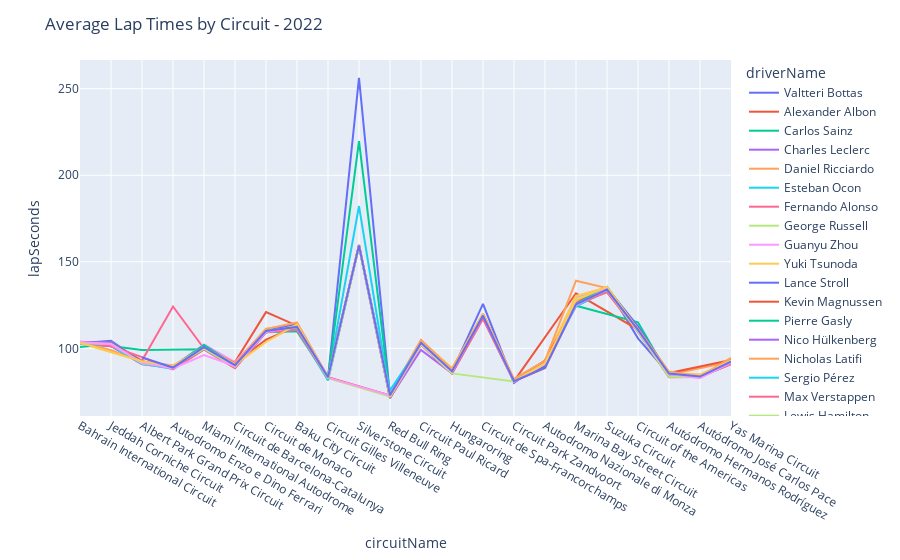

This figure's notebook cell:
### Code cell
df = lapTimesAnalysis[(lapTimesAnalysis['raceYear']==year)&(lapTimesAnalysis['driverName'].isin(driverList))].groupby(by=['circuitName','raceYear','driverName']).mean().reset_index().sort_values(by='raceId')[['raceYear','lap','lapSeconds','driverName','circuitName']]

fig = px.line(
    data_frame = df,
    x='circuitName',
    y='lapSeconds',
    color='driverName',
)

fig.update_layout(
    title_text=f'Average Lap Times by Circuit - {year}',
)
fig.show()

### Figure 1 — Plotly figure (JSON) as saved in the notebook; plotly's stock layout.template omitted (floating-point values rounded to 4 significant figures)
{"data": [{"hovertemplate": "driverName=Valtteri Bottas<br>circuitName=%{x}<br>lapSeconds=%{y}<extra></extra>", "legendgroup": "Valtteri Bottas", "line": {"color": "#636efa", "dash": "solid"}, "marker": {"symbol": "circle"}, "mode": "lines", "name": "Valtteri Bottas", "orientation": "v", "showlegend": true, "type": "scatter", "x": ["Bahrain International Circuit", "Jeddah Corniche Circuit", "Albert Park Grand Prix Circuit", "Autodromo Enzo e Dino Ferrari", "Miami International Autodrome", "Circuit de Barcelona-Catalunya", "Circuit de Monaco", "Baku City Circuit", "Circuit Gilles Villeneuve", "Silverstone Circuit", "Red Bull Ring", "Circuit Paul Ricard", "Hungaroring", "Circuit de Spa-Francorchamps", "Circuit Park Zandvoort", "Autodromo Nazionale di Monza", "Marina Bay Street Circuit", "Suzuka Circuit", "Circuit of the Americas", "Autódromo Hermanos Rodríguez", "Autódromo José Carlos Pace", "Yas Marina Circuit"], "xaxis": "x", "y": [103.0, 104.4, 91.98, 88.43, 99.81, 89.4, 110.0, 113.0, 82.96, 256.3, 72.63, 103.4, 86.48, 125.7, 80.01, 92.84, 125.9, 135.4, 105.8, 85.13, 83.61, 92.91], "yaxis": "y"}, {"hovertemplate": "driverName=Alexander Albon<br>circuitName=%{x}<br>lapSeconds=%{y}<extra></extra>", "legendgroup": "Alexander Albon", "line": {"color": "#EF553B", "dash": "solid"}, "marker": {"symbol": "circle"}, "mode": "lines", "name": "Alexander Albon", "orientation": "v", "showlegend": true, "type": "scatter", "x": ["Bahrain International Circuit", "Jeddah Corniche Circuit", "Albert Park Grand Prix Circuit", "Autodromo Enzo e Dino Ferrari", "Miami International Autodrome", "Circuit de Barcelona-Catalunya", "Circuit de Monaco", "Baku City Circuit", "Circuit Gilles Villeneuve", "Red Bull Ring", "Circuit Paul Ricard", "Hungaroring", "Circuit de Spa-Francorchamps", "Circuit Park Zandvoort", "Marina Bay Street Circuit", "Circuit of the Americas", "Autódromo Hermanos Rodríguez", "Autódromo José Carlos Pace", "Yas Marina Circuit"], "xaxis": "x", "y": [103.6, 103.3, 92.17, 89.39, 99.94, 92.04, 120.9, 113.1, 83.24, 72.7, 103.2, 87.58, 119.4, 81.02, 131.8, 110.8, 85.17, 83.8, 92.73], "yaxis": "y"}, {"hovertemplate": "driverName=Carlos Sainz<br>circuitName=%{x}<br>lapSeconds=%{y}<extra></extra>", "legendgroup": "Carlos Sainz", "line": {"color": "#00cc96", "dash": "solid"}, "marker": {"symbol": "circle"}, "mode": "lines", "name": "Carlos Sainz", "orientation": "v", "showlegend": true, "type": "scatter", "x": ["Bahrain International Circuit", "Jeddah Corniche Circuit", "Albert Park Grand Prix Circuit", "Miami International Autodrome", "Circuit de Barcelona-Catalunya", "Circuit de Monaco", "Baku City Circuit", "Circuit Gilles Villeneuve", "Silverstone Circuit", "Red Bull Ring", "Circuit Paul Ricard", "Hungaroring", "Circuit de Spa-Francorchamps", "Circuit Park Zandvoort", "Autodromo Nazionale di Monza", "Marina Bay Street Circuit", "Circuit of the Americas", "Autódromo Hermanos Rodríguez", "Autódromo José Carlos Pace", "Yas Marina Circuit"], "xaxis": "x", "y": [102.8, 101.3, 99.03, 99.52, 89.18, 109.2, 109.8, 82.61, 159.0, 71.16, 102.5, 85.58, 117.7, 80.82, 91.18, 124.6, 115.0, 84.15, 83.35, 91.22], "yaxis": "y"}, {"hovertemplate": "driverName=Charles Leclerc<br>circuitName=%{x}<br>lapSeconds=%{y}<extra></extra>", "legendgroup": "Charles Leclerc", "line": {"color": "#ab63fa", "dash": "solid"}, "marker": {"symbol": "circle"}, "mode": "lines", "name": "Charles Leclerc", "orientation": "v", "showlegend": true, "type": "scatter", "x": ["Bahrain International Circuit", "Jeddah Corniche Circuit", "Albert Park Grand Prix Circuit", "Autodromo Enzo e Dino Ferrari", "Miami International Autodrome", "Circuit de Barcelona-Catalunya", "Circuit de Monaco", "Baku City Circuit", "Circuit Gilles Villeneuve", "Silverstone Circuit", "Red Bull Ring", "Circuit Paul Ricard", "Hungaroring", "Circuit de Spa-Francorchamps", "Circuit Park Zandvoort", "Autodromo Nazionale di Monza", "Marina Bay Street Circuit", "Suzuka Circuit", "Circuit of the Americas", "Autódromo Hermanos Rodríguez", "Autódromo José Carlos Pace", "Yas Marina Circuit"], "xaxis": "x", "y": [102.7, 101.2, 90.8, 88.64, 99.44, 89.69, 109.3, 114.3, 82.81, 159.2, 71.33, 99.11, 85.6, 118.7, 80.75, 91.13, 124.5, 133.2, 109.6, 84.3, 83.42, 90.94], "yaxis": "y"}, {"hovertemplate": "driverName=Daniel Ricciardo<br>circuitName=%{x}<br>lapSeconds=%{y}<extra></extra>", "legendgroup": "Daniel Ricciardo", "line": {"color": "#FFA15A", "dash": "solid"}, "marker": {"symbol": "circle"}, "mode": "lines", "name": "Daniel Ricciardo", "orientation": "v", "showlegend": true, "type": "scatter", "x": ["Bahrain International Circuit", "Jeddah Corniche Circuit", "Albert Park Grand Prix Circuit", "Autodromo Enzo e Dino Ferrari", "Miami International Autodrome", "Circuit de Barcelona-Catalunya", "Circuit de Monaco", "Baku City Circuit", "Circuit Gilles Villeneuve", "Silverstone Circuit", "Red Bull Ring", "Circuit Paul Ricard", "Hungaroring", "Circuit de Spa-Francorchamps", "Circuit Park Zandvoort", "Autodromo Nazionale di Monza", "Marina Bay Street Circuit", "Suzuka Circuit", "Circuit of the Americas", "Autódromo Hermanos Rodríguez", "Yas Marina Circuit"], "xaxis": "x", "y": [103.7, 103.6, 91.73, 90.17, 100.0, 90.46, 110.1, 112.5, 83.21, 159.7, 72.58, 103.1, 87.14, 119.5, 81.12, 88.49, 125.3, 134.9, 111.1, 84.85, 92.23], "yaxis": "y"}, {"hovertemplate": "driverName=Esteban Ocon<br>circuitName=%{x}<br>lapSeconds=%{y}<extra></extra>", "legendgroup": "Esteban Ocon", "line": {"color": "#19d3f3", "dash": "solid"}, "marker": {"symbol": "circle"}, "mode": "lines", "name": "Esteban Ocon", "orientation": "v", "showlegend": true, "type": "scatter", "x": ["Bahrain International Circuit", "Jeddah Corniche Circuit", "Albert Park Grand Prix Circuit", "Autodromo Enzo e Dino Ferrari", "Miami International Autodrome", "Circuit de Barcelona-Catalunya", "Circuit de Monaco", "Baku City Circuit", "Circuit Gilles Villeneuve", "Silverstone Circuit", "Red Bull Ring", "Circuit Paul Ricard", "Hungaroring", "Circuit de Spa-Francorchamps", "Circuit Park Zandvoort", "Autodromo Nazionale di Monza", "Marina Bay Street Circuit", "Suzuka Circuit", "Circuit of the Americas", "Autódromo Hermanos Rodríguez", "Autódromo José Carlos Pace", "Yas Marina Circuit"], "xaxis": "x", "y": [103.0, 102.3, 91.87, 89.36, 99.87, 89.63, 110.0, 112.8, 82.94, 182.2, 72.29, 103.0, 86.77, 118.8, 80.89, 91.24, 129.9, 133.7, 110.8, 85.02, 83.56, 91.78], "yaxis": "y"}, {"hovertemplate": "driverName=Fernando Alonso<br>circuitName=%{x}<br>lapSeconds=%{y}<extra></extra>", "legendgroup": "Fernando Alonso", "line": {"color": "#FF6692", "dash": "solid"}, "marker": {"symbol": "circle"}, "mode": "lines", "name": "Fernando Alonso", "orientation": "v", "showlegend": true, "type": "scatter", "x": ["Bahrain International Circuit", "Jeddah Corniche Circuit", "Albert Park Grand Prix Circuit", "Autodromo Enzo e Dino Ferrari", "Miami International Autodrome", "Circuit de Barcelona-Catalunya", "Circuit de Monaco", "Baku City Circuit", "Circuit Gilles Villeneuve", "Silverstone Circuit", "Red Bull Ring", "Circuit Paul Ricard", "Hungaroring", "Circuit de Spa-Francorchamps", "Circuit Park Zandvoort", "Autodromo Nazionale di Monza", "Marina Bay Street Circuit", "Suzuka Circuit", "Circuit of the Americas", "Autódromo Hermanos Rodríguez", "Autódromo José Carlos Pace", "Yas Marina Circuit"], "xaxis": "x", "y": [103.1, 103.3, 92.93, 124.2, 99.85, 89.96, 109.9, 112.4, 82.95, 159.2, 72.61, 102.7, 86.73, 118.8, 80.85, 88.78, 127.7, 133.9, 110.5, 84.92, 83.43, 93.09], "yaxis": "y"}, {"hovertemplate": "driverName=George Russell<br>circuitName=%{x}<br>lapSeconds=%{y}<extra></extra>", "legendgroup": "George Russell", "line": {"color": "#B6E880", "dash": "solid"}, "marker": {"symbol": "circle"}, "mode": "lines", "name": "George Russell", "orientation": "v", "showlegend": true, "type": "scatter", "x": ["Bahrain International Circuit", "Jeddah Corniche Circuit", "Albert Park Grand Prix Circuit", "Autodromo Enzo e Dino Ferrari", "Miami International Autodrome", "Circuit de Barcelona-Catalunya", "Circuit de Monaco", "Baku City Circuit", "Circuit Gilles Villeneuve", "Red Bull Ring", "Circuit Paul Ricard", "Hungaroring", "Circuit de Spa-Francorchamps", "Circuit Park Zandvoort", "Autodromo Nazionale di Monza", "Marina Bay Street Circuit", "Suzuka Circuit", "Circuit of the Americas", "Autódromo Hermanos Rodríguez", "Autódromo José Carlos Pace", "Yas Marina Circuit"], "xaxis": "x", "y": [102.9, 101.8, 91.24, 88.42, 99.7, 88.99, 109.4, 111.6, 82.77, 72.16, 102.2, 85.55, 117.8, 80.65, 91.15, 128.7, 134.0, 110.3, 84.03, 83.3, 91.41], "yaxis": "y"}, {"hovertemplate": "driverName=Guanyu Zhou<br>circuitName=%{x}<br>lapSeconds=%{y}<extra></extra>", "legendgroup": "Guanyu Zhou", "line": {"color": "#FF97FF", "dash": "solid"}, "marker": {"symbol": "circle"}, "mode": "lines", "name": "Guanyu Zhou", "orientation": "v", "showlegend": true, "type": "scatter", "x": ["Bahrain International Circuit", "Jeddah Corniche Circuit", "Albert Park Grand Prix Circuit", "Autodromo Enzo e Dino Ferrari", "Miami International Autodrome", "Circuit de Barcelona-Catalunya", "Circuit de Monaco", "Baku City Circuit", "Circuit Gilles Villeneuve", "Red Bull Ring", "Circuit Paul Ricard", "Hungaroring", "Circuit de Spa-Francorchamps", "Circuit Park Zandvoort", "Autodromo Nazionale di Monza", "Marina Bay Street Circuit", "Suzuka Circuit", "Circuit of the Americas", "Autódromo Hermanos Rodríguez", "Autódromo José Carlos Pace", "Yas Marina Circuit"], "xaxis": "x", "y": [103.1, 102.8, 92.21, 89.54, 102.2, 91.98, 111.1, 114.4, 82.98, 72.79, 104.5, 87.15, 119.5, 81.11, 91.23, 129.9, 135.4, 110.9, 85.33, 83.71, 92.72], "yaxis": "y"}, {"hovertemplate": "driverName=Yuki Tsunoda<br>circuitName=%{x}<br>lapSeconds=%{y}<extra></extra>", "legendgroup": "Yuki Tsunoda", "line": {"color": "#FECB52", "dash": "solid"}, "marker": {"symbol": "circle"}, "mode": "lines", "name": "Yuki Tsunoda", "orientation": "v", "showlegend": true, "type": "scatter", "x": ["Bahrain International Circuit", "Albert Park Grand Prix Circuit", "Autodromo Enzo e Dino Ferrari", "Miami International Autodrome", "Circuit de Barcelona-Catalunya", "Circuit de Monaco", "Baku City Circuit", "Circuit Gilles Villeneuve", "Silverstone Circuit", "Red Bull Ring", "Circuit Paul Ricard", "Hungaroring", "Circuit de Spa-Francorchamps", "Circuit Park Zandvoort", "Autodromo Nazionale di Monza", "Marina Bay Street Circuit", "Suzuka Circuit", "Circuit of the Americas", "Autódromo Hermanos Rodríguez", "Autódromo José Carlos Pace", "Yas Marina Circuit"], "xaxis": "x", "y": [103.1, 92.51, 88.72, 100.1, 90.02, 111.5, 113.1, 81.9, 159.8, 72.92, 104.4, 88.66, 119.5, 81.58, 92.86, 130.4, 135.0, 110.8, 85.63, 84.95, 92.33], "yaxis": "y"}, {"hovertemplate": "driverName=Lance Stroll<br>circuitName=%{x}<br>lapSeconds=%{y}<extra></extra>", "legendgroup": "Lance Stroll", "line": {"color": "#636efa", "dash": "solid"}, "marker": {"symbol": "circle"}, "mode": "lines", "name": "Lance Stroll", "orientation": "v", "showlegend": true, "type": "scatter", "x": ["Bahrain International Circuit", "Jeddah Corniche Circuit", "Albert Park Grand Prix Circuit", "Autodromo Enzo e Dino Ferrari", "Miami International Autodrome", "Circuit de Barcelona-Catalunya", "Circuit de Monaco", "Baku City Circuit", "Circuit Gilles Villeneuve", "Silverstone Circuit", "Red Bull Ring", "Circuit Paul Ricard", "Hungaroring", "Circuit de Spa-Francorchamps", "Circuit Park Zandvoort", "Autodromo Nazionale di Monza", "Marina Bay Street Circuit", "Suzuka Circuit", "Circuit of the Americas", "Autódromo Hermanos Rodríguez", "Autódromo José Carlos Pace", "Yas Marina Circuit"], "xaxis": "x", "y": [103.5, 103.5, 92.24, 89.31, 100.0, 90.81, 110.2, 114.3, 83.14, 159.5, 72.77, 103.1, 86.88, 119.5, 80.91, 89.49, 125.4, 134.9, 112.6, 85.52, 83.63, 92.12], "yaxis": "y"}, {"hovertemplate": "driverName=Kevin Magnussen<br>circuitName=%{x}<br>lapSeconds=%{y}<extra></extra>", "legendgroup": "Kevin Magnussen", "line": {"color": "#EF553B", "dash": "solid"}, "marker": {"symbol": "circle"}, "mode": "lines", "name": "Kevin Magnussen", "orientation": "v", "showlegend": true, "type": "scatter", "x": ["Bahrain International Circuit", "Jeddah Corniche Circuit", "Albert Park Grand Prix Circuit", "Autodromo Enzo e Dino Ferrari", "Miami International Autodrome", "Circuit de Barcelona-Catalunya", "Circuit de Monaco", "Baku City Circuit", "Circuit Gilles Villeneuve", "Silverstone Circuit", "Red Bull Ring", "Circuit Paul Ricard", "Hungaroring", "Circuit de Spa-Francorchamps", "Circuit Park Zandvoort", "Autodromo Nazionale di Monza", "Marina Bay Street Circuit", "Suzuka Circuit", "Circuit of the Americas", "Autódromo Hermanos Rodríguez", "Yas Marina Circuit"], "xaxis": "x", "y": [103.0, 102.5, 92.46, 88.94, 100.2, 91.46, 105.0, 112.6, 83.57, 159.5, 72.51, 104.0, 87.56, 119.8, 81.11, 92.93, 126.0, 135.4, 110.7, 85.67, 93.27], "yaxis": "y"}, {"hovertemplate": "driverName=Pierre Gasly<br>circuitName=%{x}<br>lapSeconds=%{y}<extra></extra>", "legendgroup": "Pierre Gasly", "line": {"color": "#00cc96", "dash": "solid"}, "marker": {"symbol": "circle"}, "mode": "lines", "name": "Pierre Gasly", "orientation": "v", "showlegend": true, "type": "scatter", "x": ["Bahrain International Circuit", "Jeddah Corniche Circuit", "Albert Park Grand Prix Circuit", "Autodromo Enzo e Dino Ferrari", "Miami International Autodrome", "Circuit de Barcelona-Catalunya", "Circuit de Monaco", "Baku City Circuit", "Circuit Gilles Villeneuve", "Silverstone Circuit", "Red Bull Ring", "Circuit Paul Ricard", "Hungaroring", "Circuit de Spa-Francorchamps", "Circuit Park Zandvoort", "Autodromo Nazionale di Monza", "Marina Bay Street Circuit", "Suzuka Circuit", "Circuit of the Americas", "Autódromo Hermanos Rodríguez", "Autódromo José Carlos Pace", "Yas Marina Circuit"], "xaxis": "x", "y": [100.8, 102.4, 92.12, 89.4, 101.9, 90.48, 110.1, 112.2, 83.24, 219.8, 72.82, 103.2, 87.07, 119.2, 80.97, 91.21, 125.6, 135.4, 110.8, 85.14, 83.67, 92.74], "yaxis": "y"}, {"hovertemplate": "driverName=Nico Hülkenberg<br>circuitName=%{x}<br>lapSeconds=%{y}<extra></extra>", "legendgroup": "Nico Hülkenberg", "line": {"color": "#ab63fa", "dash": "solid"}, "marker": {"symbol": "circle"}, "mode": "lines", "name": "Nico Hülkenberg", "orientation": "v", "showlegend": true, "type": "scatter", "x": ["Bahrain International Circuit", "Jeddah Corniche Circuit"], "xaxis": "x", "y": [103.8, 103.0], "yaxis": "y"}, {"hovertemplate": "driverName=Nicholas Latifi<br>circuitName=%{x}<br>lapSeconds=%{y}<extra></extra>", "legendgroup": "Nicholas Latifi", "line": {"color": "#FFA15A", "dash": "solid"}, "marker": {"symbol": "circle"}, "mode": "lines", "name": "Nicholas Latifi", "orientation": "v", "showlegend": true, "type": "scatter", "x": ["Bahrain International Circuit", "Jeddah Corniche Circuit", "Albert Park Grand Prix Circuit", "Autodromo Enzo e Dino Ferrari", "Miami International Autodrome", "Circuit de Barcelona-Catalunya", "Circuit de Monaco", "Baku City Circuit", "Circuit Gilles Villeneuve", "Silverstone Circuit", "Red Bull Ring", "Circuit Paul Ricard", "Hungaroring", "Circuit de Spa-Francorchamps", "Circuit Park Zandvoort", "Autodromo Nazionale di Monza", "Marina Bay Street Circuit", "Suzuka Circuit", "Circuit of the Americas", "Autódromo Hermanos Rodríguez", "Autódromo José Carlos Pace", "Yas Marina Circuit"], "xaxis": "x", "y": [103.8, 98.88, 92.58, 89.58, 100.2, 91.33, 111.1, 114.9, 83.45, 159.7, 73.47, 104.9, 87.75, 120.1, 82.32, 92.89, 139.1, 134.8, 111.3, 86.55, 83.82, 94.47], "yaxis": "y"}, {"hovertemplate": "driverName=Sergio Pérez<br>circuitName=%{x}<br>lapSeconds=%{y}<extra></extra>", "legendgroup": "Sergio Pérez", "line": {"color": "#19d3f3", "dash": "solid"}, "marker": {"symbol": "circle"}, "mode": "lines", "name": "Sergio Pérez", "orientation": "v", "showlegend": true, "type": "scatter", "x": ["Bahrain International Circuit", "Jeddah Corniche Circuit", "Albert Park Grand Prix Circuit", "Autodromo Enzo e Dino Ferrari", "Miami International Autodrome", "Circuit de Barcelona-Catalunya", "Circuit de Monaco", "Baku City Circuit", "Circuit Gilles Villeneuve", "Silverstone Circuit", "Red Bull Ring", "Circuit Paul Ricard", "Hungaroring", "Circuit de Spa-Francorchamps", "Circuit Park Zandvoort", "Autodromo Nazionale di Monza", "Marina Bay Street Circuit", "Suzuka Circuit", "Circuit of the Americas", "Autódromo Hermanos Rodríguez", "Autódromo José Carlos Pace", "Yas Marina Circuit"], "xaxis": "x", "y": [103.0, 101.4, 91.16, 88.01, 99.56, 88.69, 109.2, 111.1, 81.37, 159.1, 75.7, 102.3, 85.59, 117.5, 80.85, 91.2, 124.3, 133.3, 109.6, 83.59, 83.49, 90.97], "yaxis": "y"}, {"hovertemplate": "driverName=Max Verstappen<br>circuitName=%{x}<br>lapSeconds=%{y}<extra></extra>", "legendgroup": "Max Verstappen", "line": {"color": "#FF6692", "dash": "solid"}, "marker": {"symbol": "circle"}, "mode": "lines", "name": "Max Verstappen", "orientation": "v", "showlegend": true, "type": "scatter", "x": ["Bahrain International Circuit", "Jeddah Corniche Circuit", "Albert Park Grand Prix Circuit", "Autodromo Enzo e Dino Ferrari", "Miami International Autodrome", "Circuit de Barcelona-Catalunya", "Circuit de Monaco", "Baku City Circuit", "Circuit Gilles Villeneuve", "Silverstone Circuit", "Red Bull Ring", "Circuit Paul Ricard", "Hungaroring", "Circuit de Spa-Francorchamps", "Circuit Park Zandvoort", "Autodromo Nazionale di Monza", "Marina Bay Street Circuit", "Suzuka Circuit", "Circuit of the Americas", "Autódromo Hermanos Rodríguez", "Autódromo José Carlos Pace", "Yas Marina Circuit"], "xaxis": "x", "y": [103.7, 101.2, 94.89, 87.75, 99.37, 88.49, 109.2, 110.7, 82.6, 159.4, 71.35, 101.9, 85.37, 117.1, 80.59, 91.09, 125.4, 132.3, 109.5, 83.33, 83.44, 90.79], "yaxis": "y"}, {"hovertemplate": "driverName=Lewis Hamilton<br>circuitName=%{x}<br>lapSeconds=%{y}<extra></extra>", "legendgroup": "Lewis Hamilton", "line": {"color": "#B6E880", "dash": "solid"}, "marker": {"symbol": "circle"}, "mode": "lines", "name": "Lewis Hamilton", "orientation": "v", "showlegend": true, "type": "scatter", "x": ["Bahrain International Circuit", "Jeddah Corniche Circuit", "Albert Park Grand Prix Circuit", "Autodromo Enzo e Dino Ferrari", "Miami International Autodrome", "Circuit de Barcelona-Catalunya", "Circuit de Monaco", "Baku City Circuit", "Circuit Gilles Villeneuve", "Silverstone Circuit", "Red Bull Ring", "Circuit Paul Ricard", "Hungaroring", "Circuit Park Zandvoort", "Autodromo Nazionale di Monza", "Marina Bay Street Circuit", "Suzuka Circuit", "Circuit of the Americas", "Autódromo Hermanos Rodríguez", "Autódromo José Carlos Pace", "Yas Marina Circuit"], "xaxis": "x", "y": [102.9, 102.7, 91.29, 89.41, 99.75, 89.32, 110.0, 112.1, 82.7, 159.2, 71.91, 102.1, 85.48, 80.77, 91.19, 125.5, 133.7, 109.6, 83.55, 83.32, 91.95], "yaxis": "y"}, {"hovertemplate": "driverName=Lando Norris<br>circuitName=%{x}<br>lapSeconds=%{y}<extra></extra>", "legendgroup": "Lando Norris", "line": {"color": "#FF97FF", "dash": "solid"}, "marker": {"symbol": "circle"}, "mode": "lines", "name": "Lando Norris", "orientation": "v", "showlegend": true, "type": "scatter", "x": ["Bahrain International Circuit", "Jeddah Corniche Circuit", "Albert Park Grand Prix Circuit", "Autodromo Enzo e Dino Ferrari", "Miami International Autodrome", "Circuit de Barcelona-Catalunya", "Circuit de Monaco", "Baku City Circuit", "Circuit Gilles Villeneuve", "Silverstone Circuit", "Red Bull Ring", "Circuit Paul Ricard", "Hungaroring", "Circuit de Spa-Francorchamps", "Circuit Park Zandvoort", "Autodromo Nazionale di Monza", "Marina Bay Street Circuit", "Suzuka Circuit", "Circuit of the Americas", "Autódromo Hermanos Rodríguez", "Autódromo José Carlos Pace", "Yas Marina Circuit"], "xaxis": "x", "y": [103.7, 102.3, 91.72, 88.3, 96.14, 89.75, 109.4, 112.5, 83.27, 159.3, 72.46, 102.9, 86.49, 119.5, 80.86, 91.2, 124.8, 134.8, 110.5, 85.08, 82.71, 91.76], "yaxis": "y"}, {"hovertemplate": "driverName=Mick Schumacher<br>circuitName=%{x}<br>lapSeconds=%{y}<extra></extra>", "legendgroup": "Mick Schumacher", "line": {"color": "#FECB52", "dash": "solid"}, "marker": {"symbol": "circle"}, "mode": "lines", "name": "Mick Schumacher", "orientation": "v", "showlegend": true, "type": "scatter", "x": ["Bahrain International Circuit", "Albert Park Grand Prix Circuit", "Autodromo Enzo e Dino Ferrari", "Miami International Autodrome", "Circuit de Barcelona-Catalunya", "Circuit de Monaco", "Baku City Circuit", "Circuit Gilles Villeneuve", "Silverstone Circuit", "Red Bull Ring", "Circuit Paul Ricard", "Hungaroring", "Circuit de Spa-Francorchamps", "Circuit Park Zandvoort", "Autodromo Nazionale di Monza", "Marina Bay Street Circuit", "Suzuka Circuit", "Circuit of the Americas", "Autódromo Hermanos Rodríguez", "Autódromo José Carlos Pace", "Yas Marina Circuit"], "xaxis": "x", "y": [103.3, 92.44, 89.87, 100.7, 90.52, 103.6, 113.9, 82.87, 159.4, 72.42, 103.4, 87.15, 119.9, 81.05, 91.25, 127.9, 135.6, 110.9, 85.65, 83.72, 93.07], "yaxis": "y"}, {"hovertemplate": "driverName=Sebastian Vettel<br>circuitName=%{x}<br>lapSeconds=%{y}<extra></extra>", "legendgroup": "Sebastian Vettel", "line": {"color": "#636efa", "dash": "solid"}, "marker": {"symbol": "circle"}, "mode": "lines", "name": "Sebastian Vettel", "orientation": "v", "showlegend": true, "type": "scatter", "x": ["Albert Park Grand Prix Circuit", "Autodromo Enzo e Dino Ferrari", "Miami International Autodrome", "Circuit de Barcelona-Catalunya", "Circuit de Monaco", "Baku City Circuit", "Circuit Gilles Villeneuve", "Silverstone Circuit", "Red Bull Ring", "Circuit Paul Ricard", "Hungaroring", "Circuit de Spa-Francorchamps", "Circuit Park Zandvoort", "Autodromo Nazionale di Monza", "Marina Bay Street Circuit", "Suzuka Circuit", "Circuit of the Americas", "Autódromo Hermanos Rodríguez", "Autódromo José Carlos Pace", "Yas Marina Circuit"], "xaxis": "x", "y": [94.7, 88.87, 100.7, 90.26, 110.1, 112.4, 83.23, 159.5, 72.87, 103.1, 86.77, 118.9, 81.02, 88.82, 125.4, 133.9, 110.7, 85.37, 83.67, 92.24], "yaxis": "y"}, {"hovertemplate": "driverName=Nyck de Vries<br>circuitName=%{x}<br>lapSeconds=%{y}<extra></extra>", "legendgroup": "Nyck de Vries", "line": {"color": "#EF553B", "dash": "solid"}, "marker": {"symbol": "circle"}, "mode": "lines", "name": "Nyck de Vries", "orientation": "v", "showlegend": true, "type": "scatter", "x": ["Autodromo Nazionale di Monza"], "xaxis": "x", "y": [91.22], "yaxis": "y"}], "layout": {"legend": {"title": {"text": "driverName"}, "tracegroupgap": 0}, "margin": {"t": 60}, "title": {"text": "Average Lap Times by Circuit - 2022"}, "xaxis": {"anchor": "y", "domain": [0, 1], "title": {"text": "circuitName"}}, "yaxis": {"anchor": "x", "domain": [0, 1], "title": {"text": "lapSeconds"}}}}
